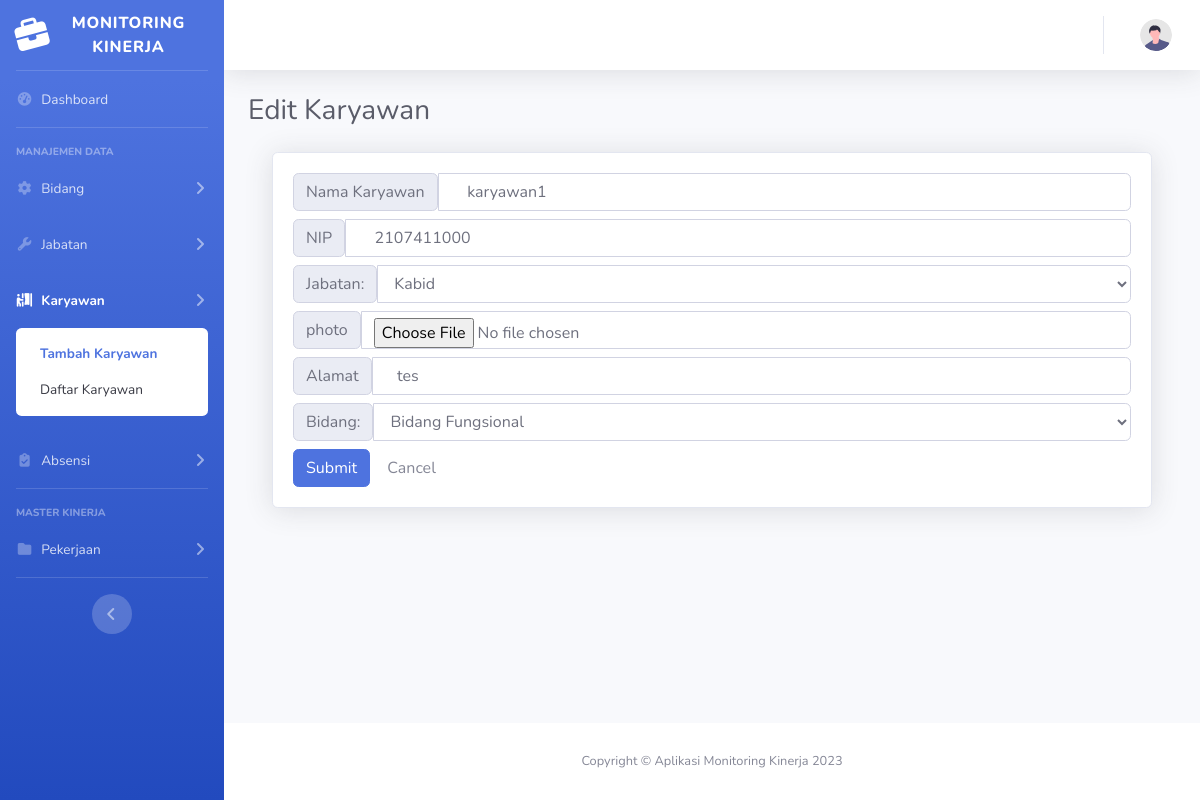
The app's page /update_pegawai.php?idPegawai=1 with its own data.
### tables this page shows
CREATE TABLE `pegawai` (
  `idPegawai` int(11) NOT NULL,
  `nip` varchar(255) NOT NULL,
  `nama_peg` varchar(255) NOT NULL,
  `id_jabatan` int(11) NOT NULL,
  `alamat` varchar(255) NOT NULL,
  `id_bidang` int(11) NOT NULL,
  `photo` varchar(255) NOT NULL
);

CREATE TABLE `jabatan` (
  `idJabatan` int(11) NOT NULL,
  `nama_jabatan` varchar(255) NOT NULL
);

CREATE TABLE `bidang` (
  `idBidang` int(11) NOT NULL,
  `nama_bidang` varchar(255) NOT NULL
);

### functions.php (called while the page is built, shortened)
<?php
require("config.php");
function query($query)
{
  global $link;
  $result = mysqli_query($link, $query);
  $rows = [];
  while ($row = mysqli_fetch_assoc($result)) {
    $rows[] = $row;
  }
  return $rows;
}

### update_pegawai.php (the view, shortened to what this page needs)
<?php
require('functions.php');
$id = $_GET['idPegawai'];
$data = query("SELECT * FROM pegawai WHERE idPegawai = $id")[0];
$jabatan = mysqli_query($link, "select * FROM jabatan");
$bidang = mysqli_query($link, "select * FROM bidang");
?>
<!DOCTYPE html>
<html lang="en">
<head>
    <link href="vendor/fontawesome-free/css/all.min.css" rel="stylesheet" type="text/css">
    <link href="css/sb-admin-2.min.css" rel="stylesheet">
</head>
<body id="page-top">
    <div id="wrapper">
        <?php
        include "template/sidebar_v.php";
        ?>
        <div id="content-wrapper" class="d-flex flex-column">
            <div id="content">
                <?php
                include "template/topbar_v.php";
                ?>
                <div class="container-fluid">
                    <div class="d-sm-flex align-items-center justify-content-between mb-4">
                        <h1 class="h3 mb-0 text-gray-800">Edit Karyawan</h1>
                    </div>
                    <div class="wrapper">
                        <div class="container-fluid">
                            <div class="row">
                                <div class="col-md-12">
                                    <div class="card shadow mb-4">
                                        <div class="card-body">
                                            <form action="" method="post" enctype="multipart/form-data">
                                                <li class="input-group mb-2 ">
                                                    <label for="nama" class="input-group-text  "> Nama Karyawan
                                                    </label>
                                                    <input type="text" name="nama_peg" id="nama" required
                                                        class="form-control" value=" <?= $data['nama_peg'] ?> ">
                                                </li>
                                                <li class="input-group mb-2">
                                                    <label for="nip" class="input-group-text"> NIP</label>
                                                    <input type="text" name="nip" id="nip" required class="form-control"
                                                        value=" <?= $data['nip'] ?> ">
                                                </li>
                                                <li class=" input-group mb-2">
                                                    <label for="jabatan" class="input-group-text">Jabatan:</label>
                                                    <select name="id_jabatan" id="jabatan" required class="form-control">
                                                        <?php while ($result = mysqli_fetch_assoc($jabatan)): ?>
                                                            <option value="<?php echo $result['idJabatan'] ?>"
                                                               <?php if ($data['id_jabatan'] === $result['idJabatan']) {
                                                                    echo "selected";
                                                                } ?>>
                                                                <?php echo $result['nama_jabatan'] ?>
                                                            </option>
                                                        <?php endwhile; ?>
                                                    </select>
                                                </li>
                                                <li class="input-group mb-2">
                                                    <label for="uts" class="input-group-text">photo</label>
                                                    <input type="file" name="image" id="uts"
                                                        class="form-control">
                                                </li>
                                                <li class="input-group mb-2">
                                                    <label for="uts" class="input-group-text">Alamat</label>
                                                    <input type="text-area" name="alamat" id="uts" required
                                                        class="form-control" value=" <?= $data['alamat'] ?> ">
                                                </li>
                                                <li class=" input-group mb-2">
                                                    <label for="bidang" class="input-group-text">Bidang:</label>
                                                    <select name="id_bidang" id="bidang" required class="form-control">
                                                        <?php while ($result = mysqli_fetch_assoc($bidang)): ?>
                                                            <option value="<?php echo $result['idBidang'] ?>"
                                                            <?php if ($data['id_bidang'] === $result['idBidang']) {
                                                                    echo "selected";
                                                                } ?>>
                                                                <?php echo $result['nama_bidang'] ?>
                                                            </option>
                                                        <?php endwhile; ?>
                                                    </select>
                                                </li>
                                                <input type="submit" name="submit" class="btn btn-primary"
                                                    value="Submit">
                                                <a href="karyawan.php" class="btn btn-default">Cancel</a>
                                            </form>
                                        </div>
                                    </div>
                                </div>
                            </div>
                        </div>
                    </div>
                </div>
            </div>
            <?php
            include "template/footer_v.php";
            ?>
        </div>
    </div>
</body>
</html>

### records on screen
pegawai: nama_peg "karyawan1", nip "2107411000", id_jabatan "Kabid", alamat "tes", id_bidang "Bidang Fungsional"
